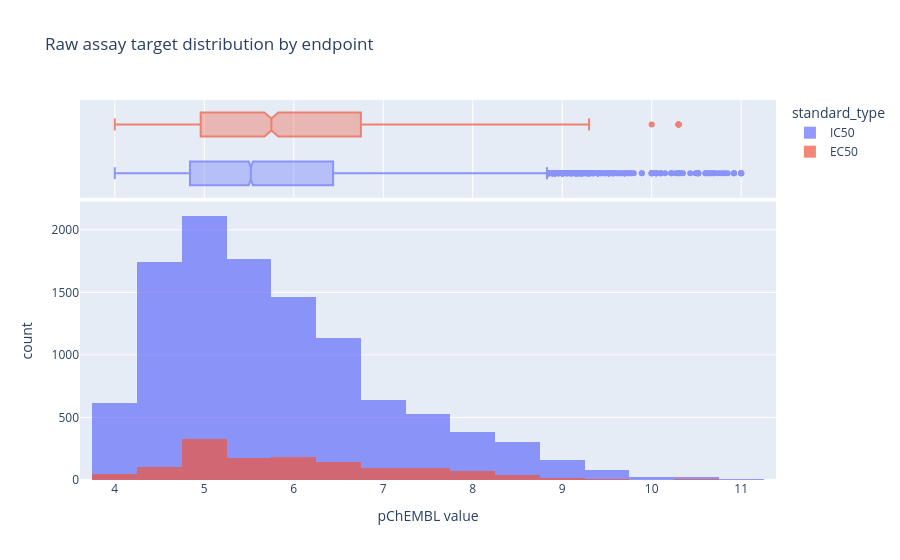
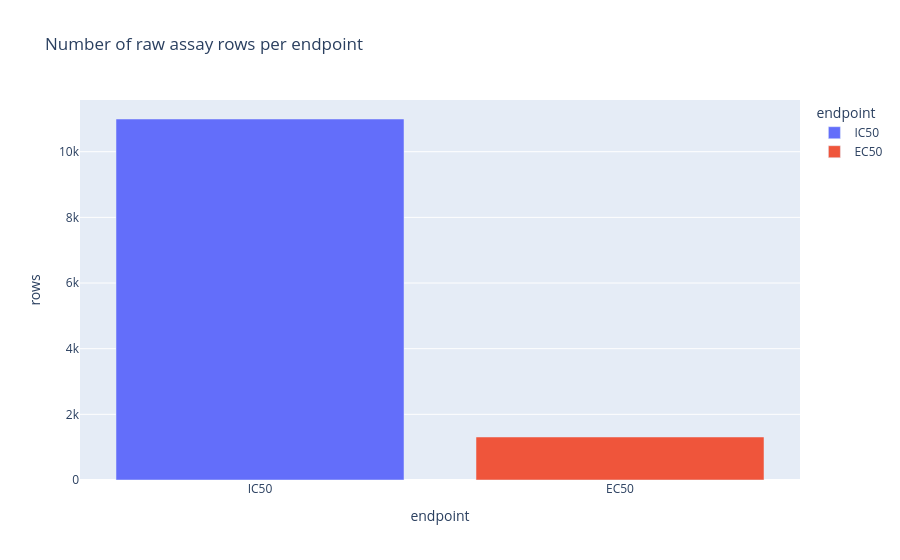

The notebook cell these images were saved under, in order:
### Markdown cell above
## 3. Initial diagnostics

Before modelling, inspect the target, missingness, duplicate rows, repeated molecules, and descriptor variability. A repeated molecule is not automatically an error: it may represent independent assay measurements. It becomes a leakage problem when measurements of the same molecule are split across train and test without a deliberate grouping strategy.

### Code cell
target_distribution_fig = px.histogram(
    df_raw, x=TARGET, nbins=35, color="standard_type",
    marginal="box", title="Raw assay target distribution by endpoint",
    labels={TARGET: "pChEMBL value", "count": "Raw assay rows"},
)
target_distribution_fig.update_layout(barmode="overlay")
target_distribution_fig.update_traces(opacity=0.70)
target_distribution_fig.show()

endpoint_counts = df_raw["standard_type"].value_counts().rename_axis("endpoint").reset_index(name="rows")
endpoint_fig = px.bar(
    endpoint_counts, x="endpoint", y="rows", color="endpoint",
    title="Number of raw assay rows per endpoint",
)
endpoint_fig.show()

### Figure 1 — Plotly figure (JSON) as saved in the notebook; plotly's stock layout.template omitted (floating-point values rounded to 4 significant figures; data arrays with more than 128 entries replaced by an {"elided": "..."} marker saying what was removed)
{"data": [{"bingroup": "x", "hovertemplate": "standard_type=IC50<br>pChEMBL value=%{x}<br>count=%{y}<extra></extra>", "legendgroup": "IC50", "marker": {"color": "#636efa", "pattern": {"shape": ""}}, "name": "IC50", "nbinsx": 35, "opacity": 0.7, "orientation": "v", "showlegend": true, "type": "histogram", "x": {"elided": "10996 float values"}, "xaxis": "x", "yaxis": "y"}, {"hovertemplate": "standard_type=IC50<br>pChEMBL value=%{x}<extra></extra>", "legendgroup": "IC50", "marker": {"color": "#636efa"}, "name": "IC50", "notched": true, "opacity": 0.7, "showlegend": false, "type": "box", "x": {"elided": "10996 float values"}, "xaxis": "x2", "yaxis": "y2"}, {"bingroup": "x", "hovertemplate": "standard_type=EC50<br>pChEMBL value=%{x}<br>count=%{y}<extra></extra>", "legendgroup": "EC50", "marker": {"color": "#EF553B", "pattern": {"shape": ""}}, "name": "EC50", "nbinsx": 35, "opacity": 0.7, "orientation": "v", "showlegend": true, "type": "histogram", "x": {"elided": "1310 float values"}, "xaxis": "x", "yaxis": "y"}, {"hovertemplate": "standard_type=EC50<br>pChEMBL value=%{x}<extra></extra>", "legendgroup": "EC50", "marker": {"color": "#EF553B"}, "name": "EC50", "notched": true, "opacity": 0.7, "showlegend": false, "type": "box", "x": {"elided": "1310 float values"}, "xaxis": "x2", "yaxis": "y2"}], "layout": {"barmode": "overlay", "legend": {"title": {"text": "standard_type"}, "tracegroupgap": 0}, "title": {"text": "Raw assay target distribution by endpoint"}, "xaxis": {"anchor": "y", "domain": [0, 1], "title": {"text": "pChEMBL value"}}, "xaxis2": {"anchor": "y2", "domain": [0, 1], "matches": "x", "showgrid": true, "showticklabels": false}, "yaxis": {"anchor": "x", "domain": [0, 0.7326], "title": {"text": "count"}}, "yaxis2": {"anchor": "x2", "domain": [0.7426, 1], "matches": "y2", "showgrid": false, "showline": false, "showticklabels": false, "ticks": ""}}}

### Figure 2 — Plotly figure (JSON) as saved in the notebook; plotly's stock layout.template omitted (floating-point values rounded to 4 significant figures)
{"data": [{"hovertemplate": "endpoint=%{x}<br>rows=%{y}<extra></extra>", "legendgroup": "IC50", "marker": {"color": "#636efa", "pattern": {"shape": ""}}, "name": "IC50", "orientation": "v", "showlegend": true, "textposition": "auto", "type": "bar", "x": ["IC50"], "xaxis": "x", "y": [10996], "yaxis": "y"}, {"hovertemplate": "endpoint=%{x}<br>rows=%{y}<extra></extra>", "legendgroup": "EC50", "marker": {"color": "#EF553B", "pattern": {"shape": ""}}, "name": "EC50", "orientation": "v", "showlegend": true, "textposition": "auto", "type": "bar", "x": ["EC50"], "xaxis": "x", "y": [1310], "yaxis": "y"}], "layout": {"barmode": "relative", "legend": {"title": {"text": "endpoint"}, "tracegroupgap": 0}, "title": {"text": "Number of raw assay rows per endpoint"}, "xaxis": {"anchor": "y", "categoryarray": ["IC50", "EC50"], "categoryorder": "array", "domain": [0, 1], "title": {"text": "endpoint"}}, "yaxis": {"anchor": "x", "domain": [0, 1], "title": {"text": "rows"}}}}
